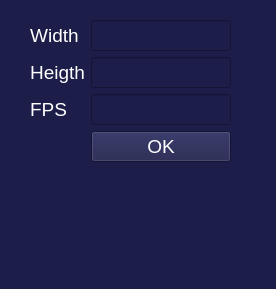
<?xml version="1.0" encoding="UTF-8"?>
<ui version="4.0">
 <class>Form</class>
 <widget class="QWidget" name="Form">
  <property name="geometry">
   <rect>
    <x>0</x>
    <y>0</y>
    <width>276</width>
    <height>289</height>
   </rect>
  </property>
  <property name="windowTitle">
   <string>Form</string>
  </property>
  <property name="styleSheet">
   <string notr="true">background-color: rgb(28, 29, 73);
color: rgb(255, 255, 255);</string>
  </property>
  <widget class="QWidget" name="formLayoutWidget">
   <property name="geometry">
    <rect>
     <x>30</x>
     <y>20</y>
     <width>201</width>
     <height>221</height>
    </rect>
   </property>
   <layout class="QFormLayout" name="formLayout">
    <item row="0" column="0">
     <widget class="QLabel" name="text_output">
      <property name="font">
       <font>
        <family>Arial</family>
        <pointsize>14</pointsize>
       </font>
      </property>
      <property name="text">
       <string>Width</string>
      </property>
      <property name="alignment">
       <set>Qt::AlignCenter</set>
      </property>
     </widget>
    </item>
    <item row="0" column="1">
     <widget class="QLineEdit" name="input_width">
      <property name="font">
       <font>
        <pointsize>14</pointsize>
       </font>
      </property>
      <property name="alignment">
       <set>Qt::AlignCenter</set>
      </property>
     </widget>
    </item>
    <item row="1" column="0">
     <widget class="QLabel" name="text_output_2">
      <property name="font">
       <font>
        <family>Arial</family>
        <pointsize>14</pointsize>
       </font>
      </property>
      <property name="text">
       <string>Heigth</string>
      </property>
      <property name="alignment">
       <set>Qt::AlignCenter</set>
      </property>
     </widget>
    </item>
    <item row="1" column="1">
     <widget class="QLineEdit" name="input_heigth">
      <property name="font">
       <font>
        <pointsize>14</pointsize>
       </font>
      </property>
      <property name="alignment">
       <set>Qt::AlignCenter</set>
      </property>
     </widget>
    </item>
    <item row="2" column="1">
     <widget class="QLineEdit" name="input_fps">
      <property name="font">
       <font>
        <pointsize>14</pointsize>
       </font>
      </property>
      <property name="alignment">
       <set>Qt::AlignCenter</set>
      </property>
     </widget>
    </item>
    <item row="3" column="1">
     <widget class="QPushButton" name="button_OK">
      <property name="font">
       <font>
        <family>Arial</family>
        <pointsize>14</pointsize>
       </font>
      </property>
      <property name="text">
       <string>OK</string>
      </property>
     </widget>
    </item>
    <item row="2" column="0">
     <widget class="QLabel" name="text_output_3">
      <property name="font">
       <font>
        <family>Arial</family>
        <pointsize>14</pointsize>
       </font>
      </property>
      <property name="text">
       <string>FPS</string>
      </property>
      <property name="alignment">
       <set>Qt::AlignCenter</set>
      </property>
     </widget>
    </item>
   </layout>
  </widget>
 </widget>
 <resources/>
 <connections/>
</ui>
